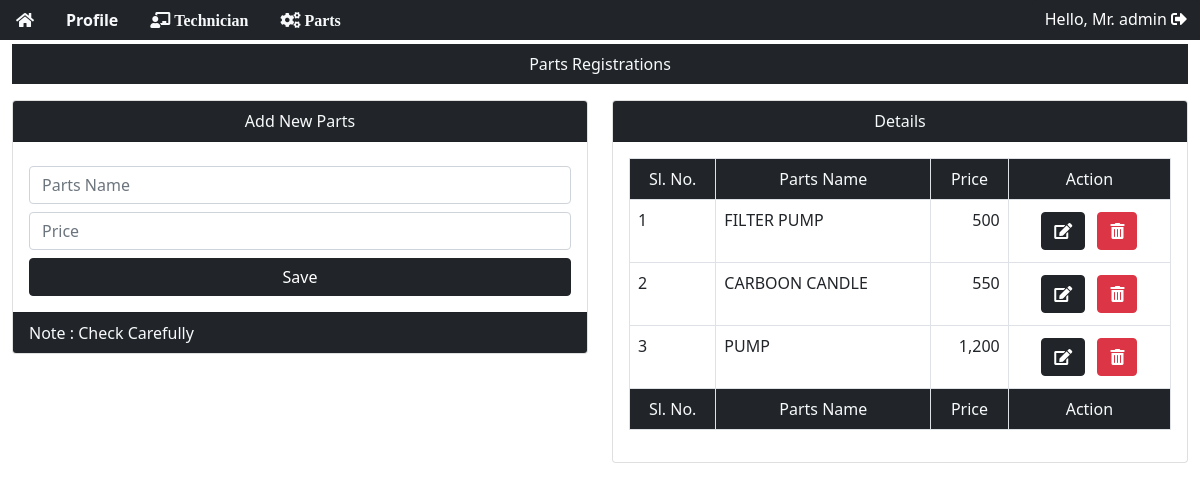
The page /profile/parts_reg/ (signed in) on the database its author committed.
### app/models.py (models this page shows, shortened)
class partsName(models.Model):
    reqPartName = models.CharField(max_length=100)
    price = models.IntegerField()

### app/views.py (the view)
# urls.py: path('profile/parts_reg/', views.partsreg, name='partsreg'),
@login_required(login_url="/login")
def partsreg(request):
    if request.method == "POST":
        pts = partsNameForm(request.POST)
        if pts.is_valid():
            pts.save()
            return redirect("/profile/parts_reg")
    else:
        pts = partsNameForm()
        prt = partsName.objects.all()
    return render(request, "profile/parts_reg.html", {"prt": prt})

### templates/profile/parts_reg.html (shortened to what this page needs)
{% include "profile/profilebase.html" %} {% load humanize %} {% block main %}
<div class="container-fluid">
  <div class="bg-dark mt-1">
    <p class="nav-link text-light text-center">Parts Registrations</p>
  </div>
  <div class="row">
    <div class="col-6">
      <div class="card">
        <div class="card-header bg-dark text-light text-center">
          Add New Parts
        </div>
        <div class="card-body">
          <form action="" method="post">
            <input
              class="form-control mt-2"
              type="text"
              name="reqPartName"
              placeholder="Parts Name"
              required
            />
            <input
              class="form-control mt-2"
              type="number"
              name="price"
              placeholder="Price"
              required
            />
            <button class="btn btn-dark w-100 mt-2" type="submit">Save</button>
          </form>
        </div>
        <div class="card-footer bg-dark text-light">Note : Check Carefully</div>
      </div>
    </div>
    <div class="col-6">
      <div class="card">
        <div class="card-header bg-dark text-light text-center">Details</div>
        <div class="card-body">
          <table class="table table-bordered">
            <thead class="bg-dark text-light text-center">
              <tr>
                <td>Sl. No.</td>
                <td>Parts Name</td>
                <td>Price</td>
                <td>Action</td>
              </tr>
            </thead>
            {% for p in prt %}
            <tbody>
              <tr class="">
                <td>{{forloop.counter}}</td>
                <td>{{p.reqPartName | upper}}</td>
                <td class="text-end">{{p.price | intcomma}}</td>
                <td class="text-center">
                  <a class="btn btn-dark m-1" href=""
                    ><i class="fas fa-edit"></i
                  ></a>
                  <a
                    class="btn btn-danger m-1"
                    data-bs-toggle="modal"
                    data-bs-target="#partsRegModal"
                    ><i class="fa fa-trash-alt"></i>
                  </a>
                </td>
              </tr>
            </tbody>
            {% endfor %}
            <tfoot class="bg-dark text-light text-center">
              <tr>
                <td>Sl. No.</td>
                <td>Parts Name</td>
                <td>Price</td>
                <td>Action</td>
              </tr>
            </tfoot>
          </table>
        </div>
      </div>
    </div>
  </div>
</div>
{% endblock %}

### templates/profile/profilebase.html (shortened to what this page needs)
<!DOCTYPE html>
<html lang="en">
  <head>
    <link
      href="https://cdn.jsdelivr.net/npm/bootstrap@5.0.1/dist/css/bootstrap.min.css"
      rel="stylesheet"
    />
    <link
      rel="stylesheet"
      href="https://cdnjs.cloudflare.com/ajax/libs/font-awesome/5.15.3/css/all.min.css"
    />
  </head>
  <body>
    <ul class="nav bg-dark justify-content-between">
      <div class="d-flex">
        <li>
          <a class="nav-link text-light" href="/"
            ><i
              class="fa fa-home"
              data-toggle="tooltip"
              data-placement="bottom"
              title="Back To Home"
            ></i
          ></a>
        </li>
        <li>
          <a class="nav-link text-light" href="/profile"
            ><strong>Profile</strong></a
          >
        </li>
        <li class="nav-item">
          <a class="nav-link text-light" href="/profile/technician_reg"
            ><i class="fa fa-chalkboard-teacher"> Technician</i></a
          >
        </li>
        <li class="nav-item">
          <a class="nav-link text-light" href="/profile/parts_reg"
            ><i class="fas fa-cogs"> Parts</i></a
          >
        </li>
      </div>
      <div class="d-flex">
        <li>
          <a
            type="button"
            class="btn btn-dark"
            data-bs-toggle="modal"
            data-bs-target="#logout"
          >
            Hello, Mr. {{request.user}}
            <i class="fas fa-sign-out-alt" title="Logout"></i>
          </a>
        </li>
      </div>
    </ul>
  </body>
</html>

### rows shown on the page
partsName: reqPartName "FILTER PUMP", price "500"
partsName: reqPartName "CARBOON CANDLE", price "550"
partsName: reqPartName "PUMP", price "1,200"

### other values the page prints
{{ request.user }} "admin"
